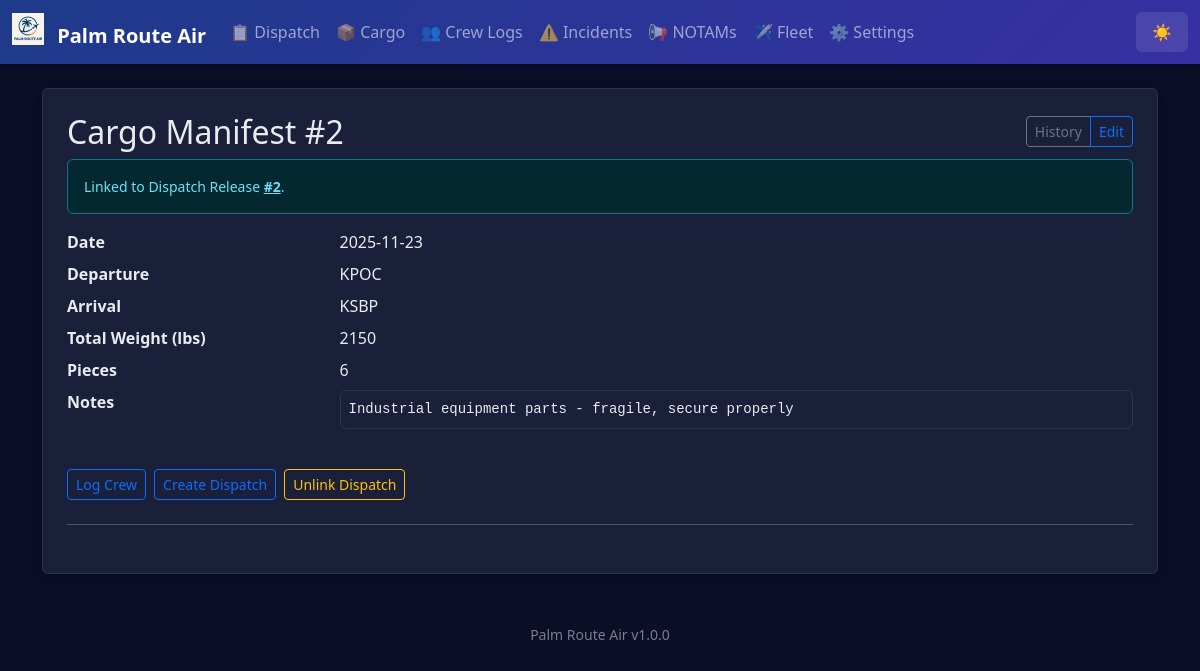
/cargo/2, run on the app's committed database.
### app.py (models this page shows)
class AppSettings(db.Model):
    id = db.Column(db.Integer, primary_key=True)
    company_name = db.Column(db.String(100), default='Palm Route Air')
    logo_filename = db.Column(db.String(120))  # stored in static/logos/
    difficulty = db.Column(db.String(20), default='Normal')  # Easy, Normal, Hard, Realistic
    realism_fuel_variance = db.Column(db.Float, default=0.05)  # ±5% revenue jitter
    realism_destination_penalty = db.Column(db.Float, default=0.25)  # 25% penalty for missed destination
    currency_symbol = db.Column(db.String(5), default='$')
    distance_unit = db.Column(db.String(10), default='NM')  # NM or KM
    weight_unit = db.Column(db.String(10), default='lbs')  # lbs or kg
    show_workflow_help = db.Column(db.Integer, default=1)  # 1 = show, 0 = hide

class CargoManifest(db.Model):
    id = db.Column(db.Integer, primary_key=True)
    date = db.Column(db.String(20))
    departure = db.Column(db.String(10))
    arrival = db.Column(db.String(10))
    total_weight = db.Column(db.String(20))
    pieces = db.Column(db.String(10))
    notes = db.Column(db.Text)
    dispatch_release_id = db.Column(db.Integer, db.ForeignKey('dispatch_release.id'))

### app.py (the view, shortened to what this page needs)
@app.route('/cargo/<int:id>', methods=['GET','POST'])
def cargo_detail(id):
    m = CargoManifest.query.get_or_404(id)
    dispatch_options = DispatchRelease.query.order_by(DispatchRelease.id.desc()).limit(50).all()
    editing_flag = True if request.args.get('edit') == '1' else False
    return render_template('cargo_detail.html', m=m, dispatch_options=dispatch_options, editing=editing_flag)

### app.py (called while the page is built)
@app.context_processor
def inject_settings():
    try:
        settings = AppSettings.query.first()
        if not settings:
            settings = AppSettings(company_name='Palm Route Air')
    except:
        settings = None
    return dict(app_settings=settings, app_version=APP_VERSION)

### templates/cargo_detail.html (shortened to what this page needs)
{% extends 'base.html' %}
{% block content %}
<div class="p-4 bg-white rounded shadow-sm">
  <div class="d-flex justify-content-between align-items-center mb-2">
    <h2 class="mb-0">Cargo Manifest #{{ m.id }}</h2>
    <div class="btn-group btn-group-sm">
      <a href="{{ url_for('cargo_history') }}" class="btn btn-outline-secondary">History</a>
      <a href="#editForm" class="btn btn-outline-primary" onclick="document.getElementById('editForm').classList.toggle('d-none');return false;">{{ 'Hide Edit' if editing else 'Edit' }}</a>
    </div>
  </div>
  {% if m.dispatch_release_id %}
    <div class="alert alert-info small mb-3">Linked to Dispatch Release <a href="{{ url_for('dispatch_detail', id=m.dispatch_release_id) }}" class="alert-link">#{{ m.dispatch_release_id }}</a>.</div>
  {% endif %}
  <dl class="row mb-0">
    <dt class="col-sm-3">Date</dt><dd class="col-sm-9">{{ m.date }}</dd>
    <dt class="col-sm-3">Departure</dt><dd class="col-sm-9">{{ m.departure }}</dd>
    <dt class="col-sm-3">Arrival</dt><dd class="col-sm-9">{{ m.arrival }}</dd>
    <dt class="col-sm-3">Total Weight (lbs)</dt><dd class="col-sm-9">{{ m.total_weight }}</dd>
    <dt class="col-sm-3">Pieces</dt><dd class="col-sm-9">{{ m.pieces }}</dd>
    <dt class="col-sm-3">Notes</dt><dd class="col-sm-9"><pre class="small bg-light p-2 border rounded" style="white-space:pre-wrap">{{ m.notes }}</pre></dd>
  </dl>
  <div class="mt-3 d-flex flex-wrap gap-2">
    <a class="btn btn-outline-primary btn-sm" href="{{ url_for('crew', date=m.date, origin=m.departure, destination=m.arrival, cargo_manifest_id=m.id, dispatch_release_id=m.dispatch_release_id) }}">Log Crew</a>
    <a class="btn btn-outline-primary btn-sm" href="{{ url_for('dispatch', date=m.date, departure=m.departure, destination=m.arrival) }}">Create Dispatch</a>
    {% if m.dispatch_release_id %}
      <form method="post" action="{{ url_for('cargo_unlink_dispatch', id=m.id) }}" class="d-inline" onsubmit="return confirm('Unlink dispatch release from this manifest?');">
        <button class="btn btn-outline-warning btn-sm">Unlink Dispatch</button>
      </form>
    {% endif %}
  </div>
  <hr class="my-4">
</div>
{% endblock %}

### templates/base.html (shortened to what this page needs)
<!doctype html>
<html lang="en" data-bs-theme="dark">
  <head>
    <link href="https://cdn.jsdelivr.net/npm/bootstrap@5.3.3/dist/css/bootstrap.min.css" rel="stylesheet">
  </head>
  <body>
    <nav class="navbar navbar-expand-lg navbar-dark mb-4">
      <div class="container-fluid">
        <a class="navbar-brand fw-bold" href="{{ url_for('index') }}">
          {% if app_settings and app_settings.logo_filename %}
            <img src="{{ url_for('static', filename='logos/' + app_settings.logo_filename) }}" height="32" class="me-2" style="vertical-align: -0.125em;" alt="Logo">
          {% endif %}
          {{ app_settings.company_name if app_settings else 'Palm Route Air' }}
        </a>
        <div class="collapse navbar-collapse" id="navbarNav">
          <ul class="navbar-nav me-auto">
            <li class="nav-item"><a class="nav-link" href="{{ url_for('dispatch_history') }}">📋 Dispatch</a></li>
            <li class="nav-item"><a class="nav-link" href="{{ url_for('cargo_history') }}">📦 Cargo</a></li>
            <li class="nav-item"><a class="nav-link" href="{{ url_for('crew_history') }}">👥 Crew Logs</a></li>
            <li class="nav-item"><a class="nav-link" href="{{ url_for('incident_history') }}">⚠️ Incidents</a></li>
            <li class="nav-item"><a class="nav-link" href="{{ url_for('notams_history') }}">📢 NOTAMs</a></li>
            <li class="nav-item"><a class="nav-link" href="{{ url_for('fleet_history') }}">✈️ Fleet</a></li>
            <li class="nav-item"><a class="nav-link" href="{{ url_for('settings') }}">⚙️ Settings</a></li>
          </ul>
          <button class="theme-toggle text-white" onclick="toggleTheme()" title="Toggle theme">
            <span id="theme-icon">🌙</span>
          </button>
        </div>
      </div>
    </nav>
    <main class="container mb-5">
      {% block content %}{% endblock %}
    </main>
    <footer class="container text-center pb-3">
      <small class="text-muted">{{ app_settings.company_name if app_settings else 'Palm Route Air' }} {{ app_version }}</small>
    </footer>
  </body>
</html>

### templates/base.html (style rules this page uses)
:root { --pra-primary: #0d6efd; --pra-secondary: #6c757d; --pra-success: #198754; --pra-danger: #dc3545; --pra-warning: #ffc107; --pra-info: #0dcaf0; }
[data-bs-theme="dark"] { --bs-body-bg: #0a0e27; --bs-body-color: #e9ecef; --bs-card-bg: #1a1f3a; --bs-border-color: #2d3548; --bs-emphasis-color: #ffffff; }
body { background: var(--bs-body-bg); color: var(--bs-body-color); transition: background-color 0.3s ease, color 0.3s ease; }
.bg-white, .bg-light { background-color: var(--bs-card-bg) !important; border-color: var(--bs-border-color); }
.navbar { background: linear-gradient(135deg, #1e3a8a 0%, #3730a3 100%) !important; box-shadow: 0 2px 8px rgba(0,0,0,0.3); }
.card, .shadow-sm, .rounded.shadow-sm { background-color: var(--bs-card-bg); border: 1px solid var(--bs-border-color); box-shadow: 0 2px 8px rgba(0,0,0,0.2) !important; }
.btn-outline-secondary, .btn-outline-primary, .btn-outline-warning, .btn-outline-info, .btn-outline-danger { border-width: 1.5px; }
.theme-toggle { cursor: pointer; padding: 0.5rem 1rem; border: none; background: rgba(255,255,255,0.1); border-radius: 0.375rem; transition: background 0.2s; }
pre { background-color: var(--bs-body-bg) !important; border-color: var(--bs-border-color) !important; color: var(--bs-body-color); }
.alert { border-width: 1px; }
.text-muted { opacity: 0.7; }

### data on the page
AppSettings: logo_filename (picture), company_name "Palm Route Air"
CargoManifest: id "2", dispatch_release_id "2", date "2025-11-23", departure "KPOC", arrival "KSBP", total_weight "2150", pieces "6", notes "Industrial equipment parts - fragile, secure properly"

### other printed values
{{ 'Hide Edit' if editing else 'Edit' }} "Edit"
{{ app_version }} "v1.0.0"
